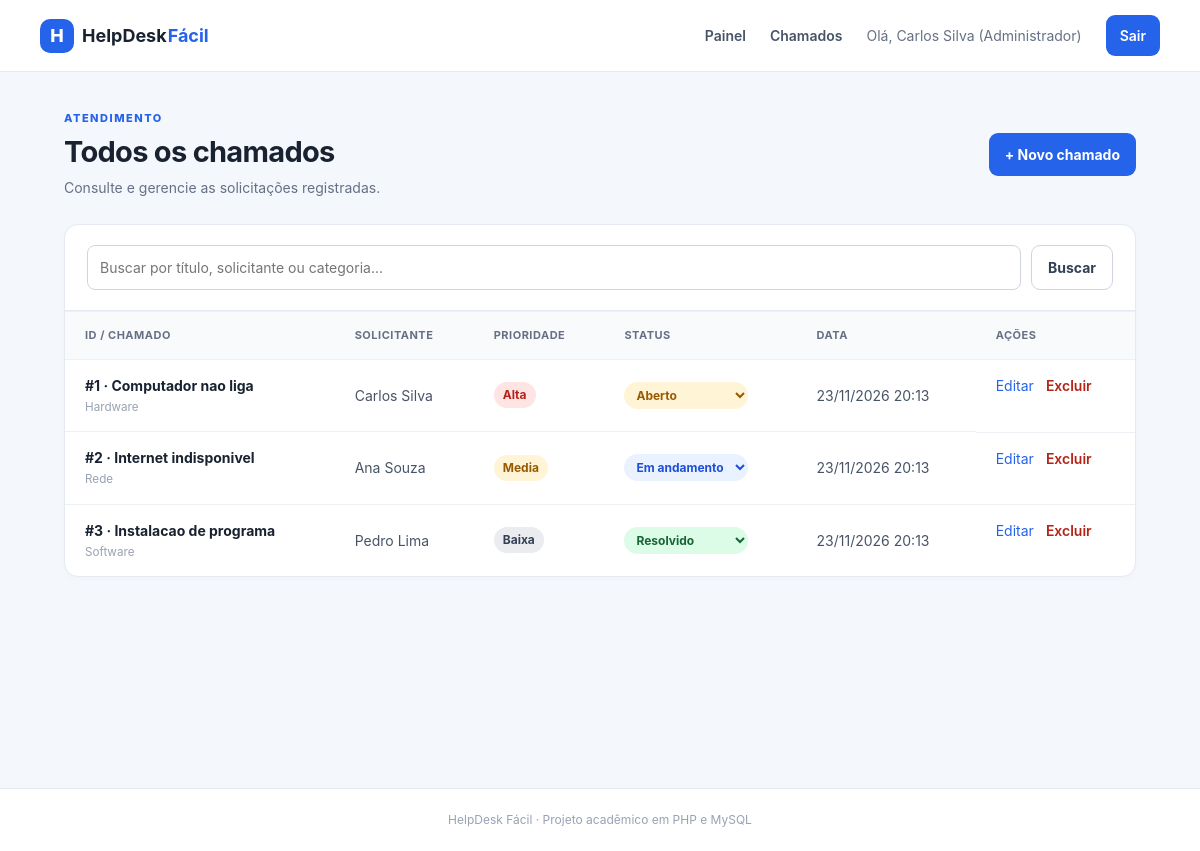
The page /chamados.php (signed in) on the database its author committed.
### tables this page shows
CREATE TABLE chamados (
  id_chamado INT PRIMARY KEY AUTO_INCREMENT,
  titulo VARCHAR(100) NOT NULL,
  descricao TEXT NOT NULL,
  prioridade ENUM ('Alta', 'Media', 'Baixa') NOT NULL,
  status ENUM ('Aberto', 'Em andamento', 'Resolvido') DEFAULT 'Aberto',
  data_abertura DATETIME DEFAULT CURRENT_TIMESTAMP,
  id_usuario INT NOT NULL,
  id_categoria INT NOT NULL,
  id_criador INT NULL,
  CONSTRAINT fk_chamados_usuarios FOREIGN KEY (id_usuario)
    REFERENCES usuarios (id_usuario),
  CONSTRAINT fk_chamados_categorias FOREIGN KEY (id_categoria)
    REFERENCES categorias (id_categoria),
  CONSTRAINT fk_chamados_criador FOREIGN KEY (id_criador)
    REFERENCES usuarios (id_usuario) ON DELETE SET NULL
);

CREATE TABLE categorias (
  id_categoria INT PRIMARY KEY AUTO_INCREMENT,
  nome VARCHAR(50) NOT NULL,
  descricao VARCHAR(150)
);

CREATE TABLE usuarios (
  id_usuario INT PRIMARY KEY AUTO_INCREMENT,
  nome VARCHAR(100) NOT NULL,
  email VARCHAR(100) NOT NULL,
  senha VARCHAR(100) NOT NULL,
  permissao ENUM ('Administrador', 'Usuario') NOT NULL,
  telefone VARCHAR(20)
);

### chamados.php (the view, shortened to what this page needs)
<?php
require_once __DIR__ . '/config/conexao.php';
require_once __DIR__ . '/includes/funcoes.php';
$busca = trim($_GET['busca'] ?? '');
$sql = 'SELECT c.*, u.nome AS solicitante, cat.nome AS categoria
        FROM chamados c
        INNER JOIN usuarios u ON u.id_usuario = c.id_usuario
        INNER JOIN categorias cat ON cat.id_categoria = c.id_categoria';
if ($busca !== '') {
  $sql .= ' WHERE c.titulo LIKE :busca1 OR u.nome LIKE :busca2 OR cat.nome LIKE :busca3';
  $sql .= ' ORDER BY c.data_abertura DESC';
  $stmt = $pdo->prepare($sql);
  $termo = '%' . $busca . '%';
  $stmt->execute(['busca1' => $termo, 'busca2' => $termo, 'busca3' => $termo]);
  $chamados = $stmt->fetchAll();
} else {
  $chamados = $pdo->query($sql . ' ORDER BY c.data_abertura DESC')->fetchAll();
}
require __DIR__ . '/includes/header.php';
?>
<section class="page-heading">
  <div>
    <p class="eyebrow">ATENDIMENTO</p>
    <h1>Todos os chamados</h1>
    <p class="muted">Consulte e gerencie as solicitações registradas.</p>
  </div>
  <a class="button" href="novo.php">+ Novo chamado</a>
</section>
<section class="panel">
  <form class="search-form" method="get" action="chamados.php">
    <input type="search" name="busca" placeholder="Buscar por título, solicitante ou categoria..." value="<?= e($busca) ?>">
    <button class="button button-secondary" type="submit">Buscar</button>
  </form>
  <?php if (!$chamados): ?><div class="empty">Nenhum chamado encontrado.</div><?php else: ?>
    <div class="table-wrap">
      <table>
        <thead>
          <tr>
            <th>ID / Chamado</th>
            <th>Solicitante</th>
            <th>Prioridade</th>
            <th>Status</th>
            <th>Data</th>
            <th>Ações</th>
          </tr>
        </thead>
        <tbody>
          <?php foreach ($chamados as $c): ?>
            <tr>
              <td><?= tituloChamado($c) ?><small><?= e($c['categoria']) ?></small></td>
              <td><?= e($c['solicitante']) ?></td>
              <td><span class="priority priority-<?= strtolower(e($c['prioridade'])) ?>"><?= e($c['prioridade']) ?></span></td>
              <td><?= celulaStatus($c, 'chamados', $busca) ?></td>
              <td><?= date('d/m/Y H:i', strtotime($c['data_abertura'])) ?></td>
              <td class="actions">
              <?php if (podeGerenciarChamado($c)): ?><a href="editar.php?id=<?= (int)$c['id_chamado'] ?>">Editar</a>
                <form method="post" action="excluir.php" onsubmit="return confirm('Tem certeza que deseja excluir este chamado?');">
                  <input type="hidden" name="id" value="<?= (int)$c['id_chamado'] ?>"><button class="link-danger" type="submit">Excluir</button>
                </form>
              <?php else: ?><span class="muted">—</span><?php endif; ?>
              </td>
            </tr>
          <?php endforeach; ?>
        </tbody>
      </table>
    </div>
  <?php endif; ?>
</section>
<?php require __DIR__ . '/includes/footer.php'; ?>

### includes/funcoes.php (shortened to what this page needs)
<?php
function e($valor): string
{
    return htmlspecialchars((string) ($valor ?? ''), ENT_QUOTES, 'UTF-8');
}
function isAdmin(): bool
{
    return ($_SESSION['permissao'] ?? '') === 'Administrador';
}
function classeStatus(string $status): string
{
    return $status === 'Em andamento' ? 'andamento' : strtolower($status);
}
function celulaStatus(array $chamado, string $retorno, string $busca = ''): string
{
    $status = (string) $chamado['status'];
    $classe = classeStatus($status);
    $id = (int) $chamado['id_chamado'];
    $html  = '<form method="post" action="atualizar_status.php" class="form-status">';
    $html .= '<input type="hidden" name="id" value="' . $id . '">';
    $html .= '<input type="hidden" name="retorno" value="' . e($retorno) . '">';
    $html .= '<input type="hidden" name="busca" value="' . e($busca) . '">';
    $html .= '<select name="status" class="status status-select status-' . $classe . '"'
           . ' aria-label="Status do chamado #' . $id . '" onchange="this.form.submit()">';
    foreach (['Aberto', 'Em andamento', 'Resolvido'] as $opcao) {
        $html .= '<option value="' . e($opcao) . '"' . ($opcao === $status ? ' selected' : '') . '>' . e($opcao) . '</option>';
    }
    $html .= '</select><noscript><button type="submit" class="link-danger">OK</button></noscript></form>';
    return $html;
}
function podeGerenciarChamado(array $chamado): bool
{
    if (isAdmin()) {
        return true;
    }
    return isset($_SESSION['id_usuario'])
        && !empty($chamado['id_criador'])
        && (int) $chamado['id_criador'] === (int) $_SESSION['id_usuario'];
}
function tituloChamado(array $chamado): string
{
    $texto = '#' . (int) $chamado['id_chamado'] . ' · ' . e($chamado['titulo']);
    return '<a class="ticket-title" href="editar.php?id=' . (int) $chamado['id_chamado'] . '">' . $texto . '</a>';
}

### css/base.css (style rules this page uses)
:root { --bg: #f4f7fb; --surface: #fff; --text: #182230; --muted: #667085; --line: #e5eaf1; --blue: #2563eb; --blue-dark: #1d4ed8 }
* { box-sizing: border-box }
body { margin: 0; background: var(--bg); color: var(--text); font-family: Inter, Segoe UI, Arial, sans-serif; font-size: 14px; line-height: 1.5 }
a { color: var(--blue); text-decoration: none }
.page-heading { display: flex; justify-content: space-between; align-items: center; gap: 20px; margin-bottom: 26px }
.page-heading h1 { font-size: 29px; letter-spacing: -.7px; margin: 3px 0 4px }
.eyebrow { font-size: 11px; letter-spacing: 1.5px; color: var(--blue); font-weight: 800; margin: 0 }
.muted { color: var(--muted); margin: 0 }
.button { display: inline-flex; align-items: center; justify-content: center; border: 0; border-radius: 9px; background: var(--blue); color: #fff; padding: 11px 16px; font: inherit; font-weight: 700; cursor: pointer; white-space: nowrap }
.button-secondary { background: #fff; color: #344054; border: 1px solid #d0d5dd }
.panel { background: #fff; border: 1px solid var(--line); border-radius: 14px; box-shadow: 0 2px 6px #172b4d05; overflow: hidden }
.form-status { margin: 0 }
select.status-select { width: auto; margin: 0; border: 0; font: inherit; font-size: 12px; font-weight: 700; padding: 5px 8px; cursor: pointer }

### css/chamados.css (style rules this page uses)
.search-form { display: flex; align-items: center; gap: 10px; padding: 20px 22px; border-bottom: 1px solid var(--line) }
.search-form input { flex: 1; min-width: 180px; width: 100%; padding: 11px 12px; border: 1px solid #d0d5dd; border-radius: 8px; background: #fff; color: #182230; font: inherit; outline: none }
.table-wrap { overflow-x: auto }
table { width: 100%; border-collapse: collapse; text-align: left; white-space: nowrap }
th { background: #f9fafb; color: #667085; font-size: 11px; text-transform: uppercase; letter-spacing: .5px; font-weight: 700 }
th, td { padding: 15px 20px; border-top: 1px solid #edf0f5 }
td { color: #475467 }
small { display: block; color: #98a2b3; margin-top: 3px }
.ticket-title { font-weight: 700; color: #182230 }
.status, .priority { display: inline-block; padding: 4px 9px; border-radius: 99px; font-size: 12px; font-weight: 700 }
.status-aberto { background: #fff4d6; color: #975a00 }
.status-andamento { background: #eaf2ff; color: #1d4ed8 }
.status-resolvido { background: #dcfce7; color: #166534 }
.priority-alta { color: #b42318; background: #fee4e2 }
.priority-media { color: #975a00; background: #fff4d6 }
.priority-baixa { color: #344054; background: #eaecf0 }
.actions { display: flex; align-items: center; gap: 12px }
.actions form { margin: 0 }
.link-danger { border: 0; padding: 0; background: none; color: #b42318; font: inherit; font-weight: 600; cursor: pointer }

### rows shown on the page
chamados: texto "#1 · Computador nao liga", id_categoria.nome "Hardware", id_criador.nome "Carlos Silva", prioridade "Alta", data_abertura "23/11/2026 20:13"
chamados: texto "#2 · Internet indisponivel", id_categoria.nome "Rede", id_criador.nome "Ana Souza", prioridade "Media", data_abertura "23/11/2026 20:13"
chamados: texto "#3 · Instalacao de programa", id_categoria.nome "Software", id_criador.nome "Pedro Lima", prioridade "Baixa", data_abertura "23/11/2026 20:13"

### other values the page prints
$_SESSION['nome'] "Carlos Silva"
form field status "Aberto"
form field status "Em andamento"
form field status "Resolvido"
